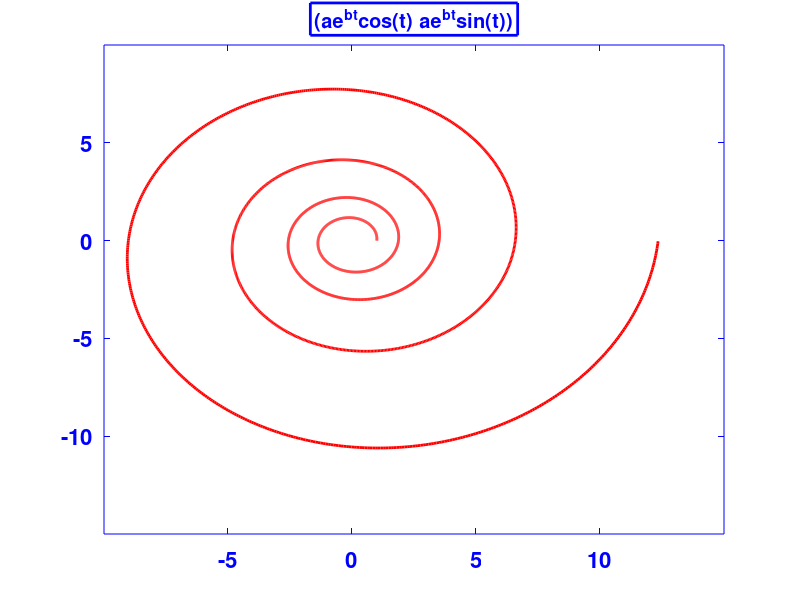

MATLAB code for this plot:
a=1; b=.1;
t=0:0.01:8*pi;
x=a*exp(b*t).*cos(t);
y=a*exp(b*t).*sin(t);
figure, plot(x,y, 'r', 'LineWidth', 2) 
box on;
set(gca, 'FontSize', 16, 'FontWeight', 'Bold', 'Xcolor' , [0 0 1], 'YColor', [0 0 1], 'XTick' , [-5 0 5 10], 'YTick' , [-10 -5 0 5])
title('\fontsize{20}\color{blue}(ae^{bt}cos(t) ae^{bt}sin(t))','EdgeColor', 'b', 'LineWidth', 2);